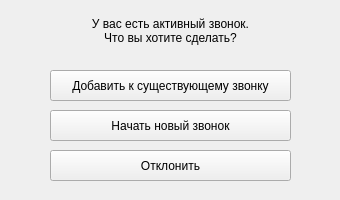
<?xml version="1.0" encoding="UTF-8"?>
<ui version="4.0">
 <class>Form</class>
 <widget class="QWidget" name="Form">
  <property name="geometry">
   <rect>
    <x>0</x>
    <y>0</y>
    <width>340</width>
    <height>200</height>
   </rect>
  </property>
  <property name="minimumSize">
   <size>
    <width>340</width>
    <height>200</height>
   </size>
  </property>
  <property name="maximumSize">
   <size>
    <width>340</width>
    <height>200</height>
   </size>
  </property>
  <property name="windowTitle">
   <string>Form</string>
  </property>
  <widget class="QPushButton" name="btnAddToExisting">
   <property name="geometry">
    <rect>
     <x>50</x>
     <y>70</y>
     <width>241</width>
     <height>31</height>
    </rect>
   </property>
   <property name="text">
    <string>Добавить к существующему звонку</string>
   </property>
  </widget>
  <widget class="QLabel" name="labelAddCall">
   <property name="geometry">
    <rect>
     <x>10</x>
     <y>10</y>
     <width>321</width>
     <height>41</height>
    </rect>
   </property>
   <property name="sizePolicy">
    <sizepolicy hsizetype="Expanding" vsizetype="Preferred">
     <horstretch>0</horstretch>
     <verstretch>0</verstretch>
    </sizepolicy>
   </property>
   <property name="text">
    <string>У вас есть активный звонок.
Что вы хотите сделать?</string>
   </property>
   <property name="alignment">
    <set>Qt::AlignCenter</set>
   </property>
  </widget>
  <widget class="QPushButton" name="btnNewCall">
   <property name="geometry">
    <rect>
     <x>50</x>
     <y>110</y>
     <width>241</width>
     <height>31</height>
    </rect>
   </property>
   <property name="text">
    <string>Начать новый звонок</string>
   </property>
  </widget>
  <widget class="QPushButton" name="btnDecline">
   <property name="geometry">
    <rect>
     <x>50</x>
     <y>150</y>
     <width>241</width>
     <height>31</height>
    </rect>
   </property>
   <property name="text">
    <string>Отклонить</string>
   </property>
  </widget>
 </widget>
 <resources/>
 <connections/>
</ui>
